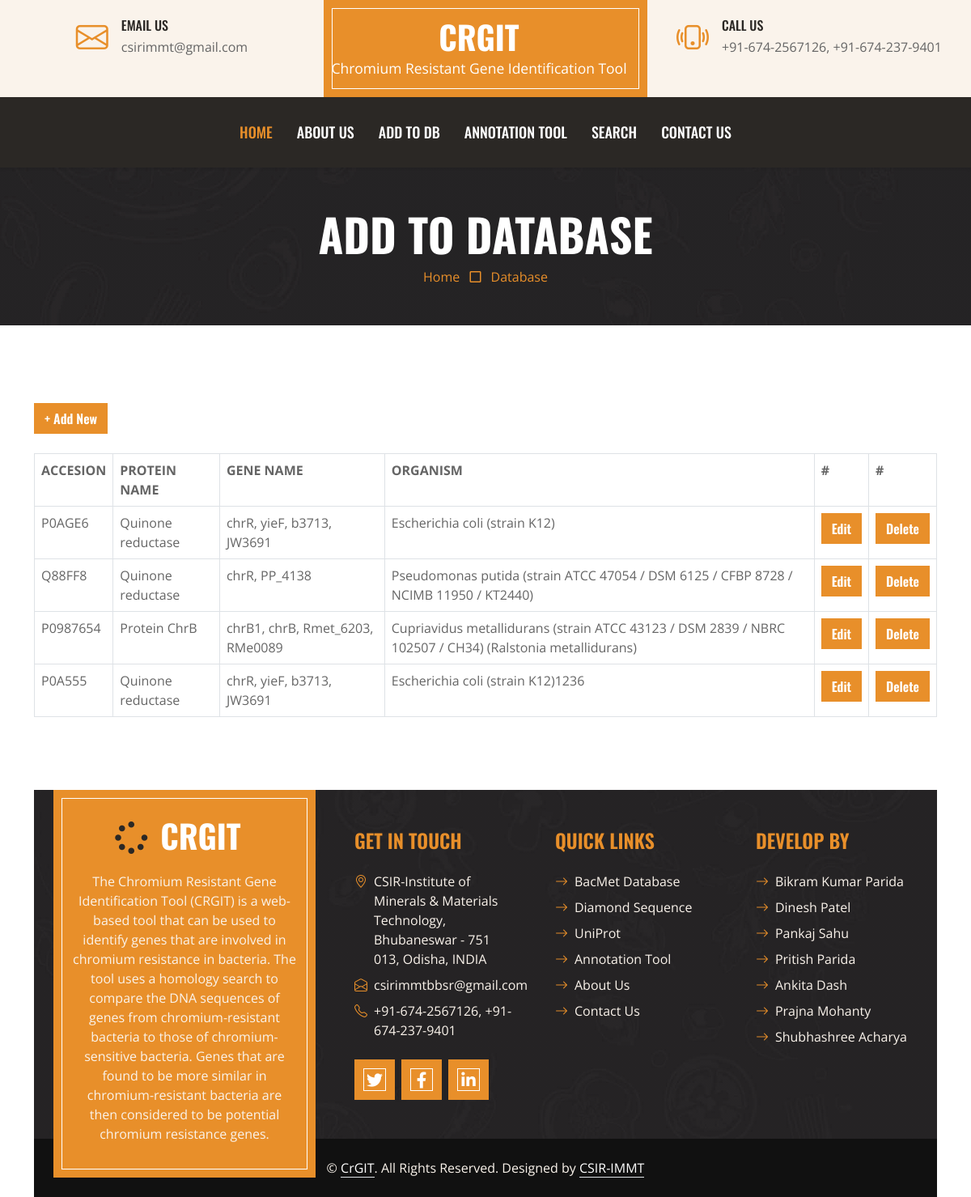
The page /index.php?page=db on the database its author committed.
### tables this page shows
CREATE TABLE `mstr_enzyme` (
  `id` int(11) NOT NULL,
  `acc_id` varchar(255) NOT NULL,
  `protein_name` varchar(1000) NOT NULL,
  `gene_name` varchar(2000) NOT NULL,
  `org` varchar(2000) NOT NULL,
  `seqeunce` text NOT NULL,
  `status` int(11) NOT NULL
);

### index.php (called while the page is built, shortened)
<?php
include "cls/dbcls.php";
include "cfg/config.php";
$sPage = "";
$sContentPage = "";
if(isset($_GET["page"]))
{
	$sPage = $_GET["page"];
}
switch ($sPage)
{
	case "db":
	$sContentPage = "gui/db.php";
	break;
}
include "inc/header.php";
include $sContentPage;
include "inc/footer.php";
?>

### cfg/config.php (called while the page is built)
<?php
$dbhost = 'localhost';
$dbuser = 'root';
$dbpass = '';
$dbname = 'crgit';
$db = new db($dbhost, $dbuser, $dbpass, $dbname);
?>

### cls/dbcls.php (called while the page is built, shortened)
<?php
class db {
    protected $connection;
	protected $query;
	public function __construct($dbhost = 'localhost', $dbuser = 'root', $dbpass = '', $dbname = '', $charset = 'utf8') {
		$this->connection = new mysqli($dbhost, $dbuser, $dbpass, $dbname);
		$this->connection->set_charset($charset);
	}
    public function query($query) {
		if ($this->query = $this->connection->prepare($query)) {
            $this->query->execute();
        } else {
            $this->error('Unable to prepare MySQL statement (check your syntax) - ' . $this->connection->error);
        }
		return $this;
    }
	public function fetchAll($callback = null) {
	    $params = array();
        $row = array();
	    $meta = $this->query->result_metadata();
	    while ($field = $meta->fetch_field()) {
	        $params[] = &$row[$field->name];
	    }
	    call_user_func_array(array($this->query, 'bind_result'), $params);
        $result = array();
        while ($this->query->fetch()) {
            $r = array();
            foreach ($row as $key => $val) {
                $r[$key] = $val;
            }
            if ($callback != null && is_callable($callback)) {
                $value = call_user_func($callback, $r);
                if ($value == 'break') break;
            } else {
                $result[] = $r;
            }
        }
		return $result;
	}
}
?>

### gui/db.php (the view, shortened to what this page needs)
  <div class="container-fluid bg-dark bg-img p-5 mb-5">
      <div class="row">
          <div class="col-12 text-center">
              <h1 class="display-4 text-uppercase text-white">Add To Database</h1>
              <a href="">Home</a>
              <i class="far fa-square text-primary px-2"></i>
              <a href="">Database</a>
          </div>
      </div>
  </div>
   <div class="container-fluid pt-5">
      <div class="container">
<a href="index.php?page=add" class='btn btn-primary'>+ Add New</a><br /><br />
<?php
$rRows = $db->query("select * from mstr_enzyme")->fetchAll();
$rowCnt = count($rRows);
if($rowCnt>0)
{
	echo "<table class='table table-bordered'>";
	echo "<tr>";
	echo "<th>ACCESION</th>";
	echo "<th>PROTEIN NAME</th>";
	echo "<th>GENE NAME</th>";
	echo "<th>ORGANISM</th>";
	echo "<th>#</th>";
	echo "<th>#</th>";
	echo "</tr>";
	foreach($rRows as $rRow)
	{
		echo "<tr>";
		echo "<td>".$rRow["acc_id"]."</td>";
		echo "<td>".$rRow["protein_name"]."</td>";
		echo "<td>".$rRow["gene_name"]."</td>";
		echo "<td>".$rRow["org"]."</td>";
		echo "<td><a href='index.php?page=add&id=".$rRow["id"]."' class='btn btn-primary'>Edit</a></td>";
		echo "<td><a href='index.php?page=db&id=".$rRow["id"]."' class='btn btn-primary' onclick='javascript:return confirm(\"Are You Sure?\");'>Delete</a></td>";
		echo "</tr>";
	}
}
?>
</div>
</div>

### inc/header.php (shortened to what this page needs)
<!DOCTYPE html>
<html lang="en">
<head>
    <link href="https://cdnjs.cloudflare.com/ajax/libs/font-awesome/5.10.0/css/all.min.css" rel="stylesheet">
    <link href="https://cdn.jsdelivr.net/npm/bootstrap-icons@1.4.1/font/bootstrap-icons.css" rel="stylesheet">
    <link href="lib/owlcarousel/assets/owl.carousel.min.css" rel="stylesheet">
    <link href="css/bootstrap.min.css" rel="stylesheet">
    <link href="css/style.css" rel="stylesheet">
</head>
<body>
    <div class="container-fluid px-0 d-none d-lg-block">
        <div class="row gx-0">
            <div class="col-lg-4 text-center bg-secondary py-3">
                <div class="d-inline-flex align-items-center justify-content-center">
                    <i class="bi bi-envelope fs-1 text-primary me-3"></i>
                    <div class="text-start">
                        <h6 class="text-uppercase mb-1">Email Us</h6>
                        <span>csirimmt@gmail.com</span>
                    </div>
                </div>
            </div>
            <div class="col-lg-4 text-center bg-primary border-inner py-3">
                <div class="d-inline-flex align-items-center justify-content-center">
                    <a href="index.php" class="navbar-brand">
                        <h1 class="m-0 text-uppercase text-white">CrGIT</h1>
						<small style="color:#FFFFFF;">Chromium Resistant Gene Identification Tool</small>
                    </a>
                </div>
            </div>
            <div class="col-lg-4 text-center bg-secondary py-3">
                <div class="d-inline-flex align-items-center justify-content-center">
                    <i class="bi bi-phone-vibrate fs-1 text-primary me-3"></i>
                    <div class="text-start">
                        <h6 class="text-uppercase mb-1">Call Us</h6>
                        <span>+91-674-2567126, +91-674-237-9401</span>
                    </div>
                </div>
            </div>
        </div>
    </div>
    <nav class="navbar navbar-expand-lg bg-dark navbar-dark shadow-sm py-3 py-lg-0 px-3 px-lg-0">
        <div class="collapse navbar-collapse" id="navbarCollapse">
            <div class="navbar-nav ms-auto mx-lg-auto py-0">
                <a href="index.php" class="nav-item nav-link active">Home</a>
                <a href="index.php?page=about" class="nav-item nav-link">About Us</a>
                <a href="index.php?page=db" class="nav-item nav-link">ADD TO DB</a>
                <a href="index.php?page=annotation" class="nav-item nav-link">Annotation Tool</a>
                <a href="index.php?page=search" class="nav-item nav-link">Search</a>
                <a href="index.php?page=contact" class="nav-item nav-link">Contact Us</a>
            </div>
        </div>
    </nav>

### inc/footer.php (shortened to what this page needs)
    <div class="container-fluid bg-img text-secondary" style="margin-top: 90px">
        <div class="container">
            <div class="row gx-5">
                <div class="col-lg-4 col-md-6 mb-lg-n5">
                    <div class="d-flex flex-column align-items-center justify-content-center text-center h-100 bg-primary border-inner p-4">
                        <a href="index.php?page=home" class="navbar-brand">
                            <h1 class="m-0 text-uppercase text-white"><i class="fa fa-spinner fs-1 text-dark me-3"></i>CrGIT</h1>
                        </a>
                        <p class="mt-3">The Chromium Resistant Gene Identification Tool (CRGIT) is a web-based tool that can be used to identify genes that are involved in chromium resistance in bacteria. The tool uses a homology search to compare the DNA sequences of genes from chromium-resistant bacteria to those of chromium-sensitive bacteria. Genes that are found to be more similar in chromium-resistant bacteria are then considered to be potential chromium resistance genes.</p>
                    </div>
                </div>
                <div class="col-lg-8 col-md-6">
                    <div class="row gx-5">
                        <div class="col-lg-4 col-md-12 pt-5 mb-5">
                            <h4 class="text-primary text-uppercase mb-4">Get In Touch</h4>
                            <div class="d-flex mb-2">
                                <i class="bi bi-geo-alt text-primary me-2"></i>
                                <p class="mb-0">CSIR-Institute of Minerals & Materials Technology, Bhubaneswar - 751 013, Odisha, INDIA</p>
                            </div>
                            <div class="d-flex mb-2">
                                <i class="bi bi-envelope-open text-primary me-2"></i>
                                <p class="mb-0">csirimmtbbsr@gmail.com</p>
                            </div>
                            <div class="d-flex mb-2">
                                <i class="bi bi-telephone text-primary me-2"></i>
                                <p class="mb-0"> +91-674-2567126, +91-674-237-9401</p>
                            </div>
                            <div class="d-flex mt-4">
                                <a class="btn btn-lg btn-primary btn-lg-square border-inner rounded-0 me-2" href="#"><i class="fab fa-twitter fw-normal"></i></a>
                                <a class="btn btn-lg btn-primary btn-lg-square border-inner rounded-0 me-2" href="#"><i class="fab fa-facebook-f fw-normal"></i></a>
                                <a class="btn btn-lg btn-primary btn-lg-square border-inner rounded-0 me-2" href="#"><i class="fab fa-linkedin-in fw-normal"></i></a>
                            </div>
                        </div>
                        <div class="col-lg-4 col-md-12 pt-0 pt-lg-5 mb-5">
                            <h4 class="text-primary text-uppercase mb-4">Quick Links</h4>
                            <div class="d-flex flex-column justify-content-start">
                                <a class="text-secondary mb-2" href="http://bacmet.biomedicine.gu.se/"><i class="bi bi-arrow-right text-primary me-2"></i>BacMet Database</a>
                                <a class="text-secondary mb-2" href="https://github.com/bbuchfink/diamond"><i class="bi bi-arrow-right text-primary me-2"></i>Diamond Sequence</a>
                                <a class="text-secondary mb-2" href="https://www.uniprot.org/"><i class="bi bi-arrow-right text-primary me-2"></i>UniProt</a>
                                <a class="text-secondary mb-2" href="index.php?page=tool"><i class="bi bi-arrow-right text-primary me-2"></i>Annotation Tool</a>
                                <a class="text-secondary mb-2" href="index.php?page=about"><i class="bi bi-arrow-right text-primary me-2"></i>About Us</a>
                                <a class="text-secondary" href="index.php?page=contact"><i class="bi bi-arrow-right text-primary me-2"></i>Contact Us</a>
                            </div>
                        </div>
                        <div class="col-lg-4 col-md-12 pt-0 pt-lg-5 mb-5">
                            <h4 class="text-primary text-uppercase mb-4">Develop By</h4>
                            <div class="d-flex flex-column justify-content-start">
                            <a class="text-secondary mb-2" href="https://www.immt.res.in/computer-networking-e-management/mr-bikram-kumar-parida-technical-officer"><i class="bi bi-arrow-right text-primary me-2"></i>Bikram Kumar Parida</a>
                                <a class="text-secondary mb-2" href="https://www.linkedin.com/in/dinesh-patel-239001239/"><i class="bi bi-arrow-right text-primary me-2"></i>Dinesh Patel</a>
                                <a class="text-secondary mb-2" href="https://www.linkedin.com/in/pankaj-sahu-75753b251/"><i class="bi bi-arrow-right text-primary me-2"></i>Pankaj Sahu</a>
                                <a class="text-secondary mb-2" href="https://www.linkedin.com/in/pritish-parida-6b0567276/"><i class="bi bi-arrow-right text-primary me-2"></i>Pritish Parida</a>
                                <a class="text-secondary mb-2" href="https://www.linkedin.com/in/ankita-dash-8b21b823a/"><i class="bi bi-arrow-right text-primary me-2"></i>Ankita Dash</a>
                                <a class="text-secondary mb-2" href="#"><i class="bi bi-arrow-right text-primary me-2"></i>Prajna Mohanty</a>
                                <a class="text-secondary" href="https://twitter.com/ShubhashreeAch9"><i class="bi bi-arrow-right text-primary me-2"></i>Shubhashree Acharya</a>
                            </div>
                        </div>
                    </div>
                </div>
            </div>
        </div>
    </div>
    <div class="container-fluid text-secondary py-4" style="background: #111111;">
        <div class="container text-center">
            <p class="mb-0">&copy; <a class="text-white border-bottom" href="#">CrGIT</a>. All Rights Reserved. Designed by <a class="text-white border-bottom" href="https://www.immt.res.in/">CSIR-IMMT</a></p>
        </div>
    </div>
</body>
</html>

### css/style.css (style rules this page uses)
:root { --primary: #E88F2A; --secondary: #FAF3EB; --light: #FFFFFF; --dark: #2B2825; }
h1, h2, .font-weight-bold { font-weight: 700 !important; }
h3, h4, .font-weight-semi-bold { font-weight: 600 !important; }
h5, h6, .font-weight-medium { font-weight: 500 !important; }
.btn { font-family: 'Oswald', sans-serif; font-weight: 600; transition: .5s; }
.btn-primary { color: #FFFFFF; }
.border-inner { position: relative; }
.border-inner * { position: relative; z-index: 1; }
.border-inner::before { position: absolute; content: ""; top: 10px; right: 10px; bottom: 10px; left: 10px; background: none; border: 1px solid var(--light); z-index: 0; }
.btn-lg-square { width: 50px; height: 50px; }
.btn-square, .btn-sm-square, .btn-lg-square { padding-left: 0; padding-right: 0; text-align: center; }
.navbar-dark .navbar-nav .nav-link { font-family: 'Oswald', sans-serif; padding: 30px 15px; font-size: 18px; font-weight: 500; text-transform: uppercase; color: var(--light); outline: none; transition: .5s; }
.navbar-dark .navbar-nav .nav-link:hover, .navbar-dark .navbar-nav .nav-link.active { color: var(--primary); }
.bg-img { background: linear-gradient(rgba(43, 40, 37, .5), rgba(43, 40, 37, .5)), url(../img/bg.jpg) center center no-repeat; background-size: cover; }

### rows shown on the page
mstr_enzyme: acc "P0AGE6", protein_name "Quinone reductase", gene_name "chrR, yieF, b3713, JW3691", org "Escherichia coli (strain K12)"
mstr_enzyme: acc "Q88FF8", protein_name "Quinone reductase", gene_name "chrR, PP_4138", org "Pseudomonas putida (strain ATCC 47054 / DSM 6125 / CFBP 8728 / NCIMB 11950 / KT2440)"
mstr_enzyme: acc "P0987654", protein_name "Protein ChrB", gene_name "chrB1, chrB, Rmet_6203, RMe0089", org "Cupriavidus metallidurans (strain ATCC 43123 / DSM 2839 / NBRC 102507 / CH34) (Ralstonia metallidurans)"
mstr_enzyme: acc "P0A555", protein_name "Quinone reductase", gene_name "chrR, yieF, b3713, JW3691", org "Escherichia coli (strain K12)1236"
